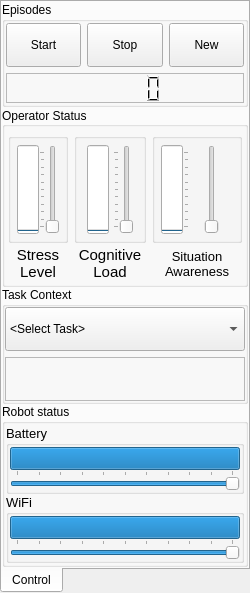
<?xml version="1.0" encoding="UTF-8"?>
<ui version="4.0">
 <class>AUIParameters</class>
 <widget class="QDockWidget" name="AUIParameters">
  <property name="geometry">
   <rect>
    <x>0</x>
    <y>0</y>
    <width>250</width>
    <height>593</height>
   </rect>
  </property>
  <property name="sizePolicy">
   <sizepolicy hsizetype="Fixed" vsizetype="Preferred">
    <horstretch>0</horstretch>
    <verstretch>0</verstretch>
   </sizepolicy>
  </property>
  <property name="minimumSize">
   <size>
    <width>250</width>
    <height>593</height>
   </size>
  </property>
  <property name="maximumSize">
   <size>
    <width>250</width>
    <height>524287</height>
   </size>
  </property>
  <property name="baseSize">
   <size>
    <width>250</width>
    <height>0</height>
   </size>
  </property>
  <property name="features">
   <set>QDockWidget::AllDockWidgetFeatures</set>
  </property>
  <property name="windowTitle">
   <string>AUI Parameters</string>
  </property>
  <widget class="QWidget" name="AUIParams">
   <layout class="QVBoxLayout" name="verticalLayout">
    <property name="spacing">
     <number>0</number>
    </property>
    <property name="margin">
     <number>0</number>
    </property>
    <item>
     <widget class="QTabWidget" name="contents">
      <property name="maximumSize">
       <size>
        <width>16777215</width>
        <height>16777215</height>
       </size>
      </property>
      <property name="tabPosition">
       <enum>QTabWidget::South</enum>
      </property>
      <property name="currentIndex">
       <number>0</number>
      </property>
      <widget class="QWidget" name="Tab1">
       <attribute name="title">
        <string>Control</string>
       </attribute>
       <layout class="QVBoxLayout" name="tab1Layout">
        <property name="spacing">
         <number>0</number>
        </property>
        <property name="margin">
         <number>0</number>
        </property>
        <item>
         <widget class="QGroupBox" name="episodes">
          <property name="sizePolicy">
           <sizepolicy hsizetype="Preferred" vsizetype="Minimum">
            <horstretch>0</horstretch>
            <verstretch>0</verstretch>
           </sizepolicy>
          </property>
          <property name="maximumSize">
           <size>
            <width>16777215</width>
            <height>16777215</height>
           </size>
          </property>
          <property name="title">
           <string>Episodes</string>
          </property>
          <layout class="QGridLayout" name="episodesLayout">
           <property name="margin">
            <number>1</number>
           </property>
           <item row="1" column="0" alignment="Qt::AlignHCenter|Qt::AlignVCenter">
            <widget class="QPushButton" name="startEpisodeButton">
             <property name="minimumSize">
              <size>
               <width>44</width>
               <height>44</height>
              </size>
             </property>
             <property name="text">
              <string>Start</string>
             </property>
             <property name="checkable">
              <bool>false</bool>
             </property>
             <property name="flat">
              <bool>false</bool>
             </property>
            </widget>
           </item>
           <item row="1" column="2" alignment="Qt::AlignHCenter|Qt::AlignVCenter">
            <widget class="QPushButton" name="resetEpisodeButton">
             <property name="minimumSize">
              <size>
               <width>44</width>
               <height>44</height>
              </size>
             </property>
             <property name="autoFillBackground">
              <bool>false</bool>
             </property>
             <property name="text">
              <string>New</string>
             </property>
             <property name="autoDefault">
              <bool>true</bool>
             </property>
             <property name="default">
              <bool>false</bool>
             </property>
             <property name="flat">
              <bool>false</bool>
             </property>
            </widget>
           </item>
           <item row="1" column="1" alignment="Qt::AlignHCenter|Qt::AlignVCenter">
            <widget class="QPushButton" name="stopEpisodeButton">
             <property name="minimumSize">
              <size>
               <width>44</width>
               <height>44</height>
              </size>
             </property>
             <property name="text">
              <string>Stop</string>
             </property>
             <property name="checkable">
              <bool>false</bool>
             </property>
            </widget>
           </item>
           <item row="2" column="0" colspan="3">
            <widget class="QLCDNumber" name="episodeTimer">
             <property name="minimumSize">
              <size>
               <width>60</width>
               <height>30</height>
              </size>
             </property>
             <property name="maximumSize">
              <size>
               <width>16777215</width>
               <height>44</height>
              </size>
             </property>
             <property name="frameShape">
              <enum>QFrame::StyledPanel</enum>
             </property>
             <property name="frameShadow">
              <enum>QFrame::Plain</enum>
             </property>
            </widget>
           </item>
          </layout>
         </widget>
        </item>
        <item>
         <widget class="QGroupBox" name="userStatus">
          <property name="sizePolicy">
           <sizepolicy hsizetype="Preferred" vsizetype="Minimum">
            <horstretch>0</horstretch>
            <verstretch>0</verstretch>
           </sizepolicy>
          </property>
          <property name="maximumSize">
           <size>
            <width>16777215</width>
            <height>250</height>
           </size>
          </property>
          <property name="baseSize">
           <size>
            <width>0</width>
            <height>200</height>
           </size>
          </property>
          <property name="layoutDirection">
           <enum>Qt::LeftToRight</enum>
          </property>
          <property name="title">
           <string>Operator Status</string>
          </property>
          <property name="alignment">
           <set>Qt::AlignLeading|Qt::AlignLeft|Qt::AlignVCenter</set>
          </property>
          <layout class="QGridLayout" name="userStatusLayout">
           <property name="leftMargin">
            <number>3</number>
           </property>
           <property name="topMargin">
            <number>6</number>
           </property>
           <property name="rightMargin">
            <number>3</number>
           </property>
           <property name="bottomMargin">
            <number>3</number>
           </property>
           <property name="horizontalSpacing">
            <number>6</number>
           </property>
           <property name="verticalSpacing">
            <number>3</number>
           </property>
           <item row="0" column="2">
            <widget class="QGroupBox" name="situationAwareness">
             <property name="maximumSize">
              <size>
               <width>16777215</width>
               <height>200</height>
              </size>
             </property>
             <property name="title">
              <string/>
             </property>
             <layout class="QHBoxLayout" name="horizontalLayout_3">
              <property name="spacing">
               <number>0</number>
              </property>
              <property name="margin">
               <number>6</number>
              </property>
              <item>
               <widget class="QProgressBar" name="saLevel">
                <property name="sizePolicy">
                 <sizepolicy hsizetype="Fixed" vsizetype="Minimum">
                  <horstretch>0</horstretch>
                  <verstretch>0</verstretch>
                 </sizepolicy>
                </property>
                <property name="maximum">
                 <number>10</number>
                </property>
                <property name="value">
                 <number>0</number>
                </property>
                <property name="orientation">
                 <enum>Qt::Vertical</enum>
                </property>
               </widget>
              </item>
              <item>
               <widget class="QSlider" name="saSlider">
                <property name="sizePolicy">
                 <sizepolicy hsizetype="Minimum" vsizetype="Minimum">
                  <horstretch>0</horstretch>
                  <verstretch>0</verstretch>
                 </sizepolicy>
                </property>
                <property name="maximum">
                 <number>10</number>
                </property>
                <property name="orientation">
                 <enum>Qt::Vertical</enum>
                </property>
                <property name="invertedControls">
                 <bool>false</bool>
                </property>
                <property name="tickPosition">
                 <enum>QSlider::TicksAbove</enum>
                </property>
                <property name="tickInterval">
                 <number>1</number>
                </property>
               </widget>
              </item>
             </layout>
            </widget>
           </item>
           <item row="0" column="1">
            <widget class="QGroupBox" name="cgnitiveLoad">
             <property name="maximumSize">
              <size>
               <width>16777215</width>
               <height>200</height>
              </size>
             </property>
             <property name="title">
              <string/>
             </property>
             <layout class="QHBoxLayout" name="horizontalLayout_2">
              <property name="spacing">
               <number>0</number>
              </property>
              <property name="margin">
               <number>6</number>
              </property>
              <item>
               <widget class="QProgressBar" name="cognitiveLoadLevel">
                <property name="sizePolicy">
                 <sizepolicy hsizetype="Fixed" vsizetype="Minimum">
                  <horstretch>0</horstretch>
                  <verstretch>0</verstretch>
                 </sizepolicy>
                </property>
                <property name="maximum">
                 <number>10</number>
                </property>
                <property name="value">
                 <number>0</number>
                </property>
                <property name="orientation">
                 <enum>Qt::Vertical</enum>
                </property>
               </widget>
              </item>
              <item>
               <widget class="QSlider" name="cognitiveLoadSlider">
                <property name="sizePolicy">
                 <sizepolicy hsizetype="Fixed" vsizetype="Minimum">
                  <horstretch>0</horstretch>
                  <verstretch>0</verstretch>
                 </sizepolicy>
                </property>
                <property name="maximum">
                 <number>10</number>
                </property>
                <property name="orientation">
                 <enum>Qt::Vertical</enum>
                </property>
                <property name="tickPosition">
                 <enum>QSlider::TicksAbove</enum>
                </property>
                <property name="tickInterval">
                 <number>1</number>
                </property>
               </widget>
              </item>
             </layout>
            </widget>
           </item>
           <item row="1" column="0">
            <widget class="QLabel" name="stressLabel">
             <property name="font">
              <font>
               <pointsize>11</pointsize>
              </font>
             </property>
             <property name="text">
              <string>Stress Level</string>
             </property>
             <property name="alignment">
              <set>Qt::AlignCenter</set>
             </property>
             <property name="wordWrap">
              <bool>true</bool>
             </property>
            </widget>
           </item>
           <item row="1" column="1">
            <widget class="QLabel" name="cognitiveLoadLabel">
             <property name="font">
              <font>
               <pointsize>11</pointsize>
              </font>
             </property>
             <property name="text">
              <string>Cognitive Load</string>
             </property>
             <property name="alignment">
              <set>Qt::AlignCenter</set>
             </property>
             <property name="wordWrap">
              <bool>true</bool>
             </property>
            </widget>
           </item>
           <item row="1" column="2">
            <widget class="QLabel" name="saLabel">
             <property name="font">
              <font>
               <pointsize>10</pointsize>
              </font>
             </property>
             <property name="text">
              <string>Situation Awareness</string>
             </property>
             <property name="scaledContents">
              <bool>true</bool>
             </property>
             <property name="alignment">
              <set>Qt::AlignCenter</set>
             </property>
             <property name="wordWrap">
              <bool>true</bool>
             </property>
            </widget>
           </item>
           <item row="0" column="0">
            <widget class="QGroupBox" name="stress">
             <property name="maximumSize">
              <size>
               <width>16777215</width>
               <height>200</height>
              </size>
             </property>
             <property name="inputMethodHints">
              <set>Qt::ImhNone</set>
             </property>
             <property name="title">
              <string/>
             </property>
             <property name="alignment">
              <set>Qt::AlignCenter</set>
             </property>
             <property name="flat">
              <bool>false</bool>
             </property>
             <property name="checkable">
              <bool>false</bool>
             </property>
             <layout class="QHBoxLayout" name="horizontalLayout">
              <property name="spacing">
               <number>0</number>
              </property>
              <property name="margin">
               <number>6</number>
              </property>
              <item>
               <widget class="QProgressBar" name="stressLevel">
                <property name="sizePolicy">
                 <sizepolicy hsizetype="Fixed" vsizetype="Minimum">
                  <horstretch>0</horstretch>
                  <verstretch>0</verstretch>
                 </sizepolicy>
                </property>
                <property name="mouseTracking">
                 <bool>true</bool>
                </property>
                <property name="maximum">
                 <number>10</number>
                </property>
                <property name="value">
                 <number>0</number>
                </property>
                <property name="alignment">
                 <set>Qt::AlignCenter</set>
                </property>
                <property name="orientation">
                 <enum>Qt::Vertical</enum>
                </property>
               </widget>
              </item>
              <item>
               <widget class="QSlider" name="stressSlider">
                <property name="sizePolicy">
                 <sizepolicy hsizetype="Fixed" vsizetype="Minimum">
                  <horstretch>0</horstretch>
                  <verstretch>0</verstretch>
                 </sizepolicy>
                </property>
                <property name="maximum">
                 <number>10</number>
                </property>
                <property name="orientation">
                 <enum>Qt::Vertical</enum>
                </property>
                <property name="tickPosition">
                 <enum>QSlider::TicksAbove</enum>
                </property>
                <property name="tickInterval">
                 <number>1</number>
                </property>
               </widget>
              </item>
             </layout>
            </widget>
           </item>
          </layout>
         </widget>
        </item>
        <item>
         <widget class="QGroupBox" name="taskContext">
          <property name="sizePolicy">
           <sizepolicy hsizetype="Minimum" vsizetype="Minimum">
            <horstretch>0</horstretch>
            <verstretch>0</verstretch>
           </sizepolicy>
          </property>
          <property name="maximumSize">
           <size>
            <width>16777215</width>
            <height>16777215</height>
           </size>
          </property>
          <property name="title">
           <string>Task Context</string>
          </property>
          <layout class="QVBoxLayout" name="taskLayout">
           <property name="margin">
            <number>0</number>
           </property>
           <item>
            <widget class="QComboBox" name="currentContext">
             <property name="minimumSize">
              <size>
               <width>0</width>
               <height>44</height>
              </size>
             </property>
             <property name="sizeAdjustPolicy">
              <enum>QComboBox::AdjustToContents</enum>
             </property>
             <property name="frame">
              <bool>true</bool>
             </property>
             <item>
              <property name="text">
               <string>&lt;Select Task&gt;</string>
              </property>
             </item>
             <item>
              <property name="text">
               <string>Forward navigation</string>
              </property>
             </item>
             <item>
              <property name="text">
               <string>Backward navigation</string>
              </property>
             </item>
             <item>
              <property name="text">
               <string>Camera inspection</string>
              </property>
             </item>
             <item>
              <property name="text">
               <string>Map review</string>
              </property>
             </item>
             <item>
              <property name="text">
               <string>New screenshot</string>
              </property>
             </item>
            </widget>
           </item>
           <item>
            <widget class="QLabel" name="currentWidget">
             <property name="minimumSize">
              <size>
               <width>0</width>
               <height>44</height>
              </size>
             </property>
             <property name="maximumSize">
              <size>
               <width>16777215</width>
               <height>44</height>
              </size>
             </property>
             <property name="frameShape">
              <enum>QFrame::StyledPanel</enum>
             </property>
             <property name="frameShadow">
              <enum>QFrame::Raised</enum>
             </property>
             <property name="text">
              <string>&lt;No Widget&gt;</string>
             </property>
            </widget>
           </item>
          </layout>
         </widget>
        </item>
        <item>
         <widget class="QGroupBox" name="robotStatus">
          <property name="maximumSize">
           <size>
            <width>16777215</width>
            <height>16777215</height>
           </size>
          </property>
          <property name="title">
           <string>Robot status</string>
          </property>
          <layout class="QVBoxLayout" name="AUIStatusLayout">
           <property name="spacing">
            <number>0</number>
           </property>
           <property name="margin">
            <number>1</number>
           </property>
           <item>
            <widget class="QGroupBox" name="AUIbatteryLevel">
             <property name="sizePolicy">
              <sizepolicy hsizetype="Preferred" vsizetype="Minimum">
               <horstretch>0</horstretch>
               <verstretch>0</verstretch>
              </sizepolicy>
             </property>
             <property name="font">
              <font>
               <pointsize>10</pointsize>
              </font>
             </property>
             <property name="title">
              <string>Battery</string>
             </property>
             <property name="flat">
              <bool>true</bool>
             </property>
             <layout class="QVBoxLayout" name="AUIbatteryLayout">
              <property name="spacing">
               <number>0</number>
              </property>
              <property name="margin">
               <number>1</number>
              </property>
              <item>
               <widget class="CProgressBar" name="AUIbattery">
                <property name="mouseTracking">
                 <bool>true</bool>
                </property>
                <property name="value">
                 <number>100</number>
                </property>
                <property name="textVisible">
                 <bool>false</bool>
                </property>
               </widget>
              </item>
              <item>
               <widget class="QSlider" name="batterySlider">
                <property name="maximum">
                 <number>100</number>
                </property>
                <property name="value">
                 <number>100</number>
                </property>
                <property name="orientation">
                 <enum>Qt::Horizontal</enum>
                </property>
                <property name="tickPosition">
                 <enum>QSlider::TicksAbove</enum>
                </property>
                <property name="tickInterval">
                 <number>10</number>
                </property>
               </widget>
              </item>
             </layout>
            </widget>
           </item>
           <item>
            <widget class="QGroupBox" name="AUIwifiLevel">
             <property name="sizePolicy">
              <sizepolicy hsizetype="Preferred" vsizetype="Minimum">
               <horstretch>0</horstretch>
               <verstretch>0</verstretch>
              </sizepolicy>
             </property>
             <property name="font">
              <font>
               <pointsize>10</pointsize>
              </font>
             </property>
             <property name="title">
              <string>WiFi</string>
             </property>
             <property name="flat">
              <bool>true</bool>
             </property>
             <layout class="QVBoxLayout" name="AUIwifiLayout">
              <property name="spacing">
               <number>0</number>
              </property>
              <property name="margin">
               <number>1</number>
              </property>
              <item>
               <widget class="CProgressBar" name="AUIwifi">
                <property name="mouseTracking">
                 <bool>true</bool>
                </property>
                <property name="value">
                 <number>100</number>
                </property>
                <property name="alignment">
                 <set>Qt::AlignCenter</set>
                </property>
                <property name="textVisible">
                 <bool>false</bool>
                </property>
                <property name="textDirection">
                 <enum>QProgressBar::TopToBottom</enum>
                </property>
               </widget>
              </item>
              <item>
               <widget class="QSlider" name="wifiSlider">
                <property name="maximum">
                 <number>100</number>
                </property>
                <property name="value">
                 <number>100</number>
                </property>
                <property name="orientation">
                 <enum>Qt::Horizontal</enum>
                </property>
                <property name="tickPosition">
                 <enum>QSlider::TicksAbove</enum>
                </property>
                <property name="tickInterval">
                 <number>10</number>
                </property>
               </widget>
              </item>
             </layout>
            </widget>
           </item>
          </layout>
         </widget>
        </item>
       </layout>
      </widget>
     </widget>
    </item>
   </layout>
  </widget>
 </widget>
 <customwidgets>
  <customwidget>
   <class>CProgressBar</class>
   <extends>QProgressBar</extends>
   <header>ColorProgressBar</header>
  </customwidget>
 </customwidgets>
 <resources/>
 <connections>
  <connection>
   <sender>wifiSlider</sender>
   <signal>valueChanged(int)</signal>
   <receiver>AUIwifi</receiver>
   <slot>setValue(int)</slot>
   <hints>
    <hint type="sourcelabel">
     <x>236</x>
     <y>676</y>
    </hint>
    <hint type="destinationlabel">
     <x>236</x>
     <y>652</y>
    </hint>
   </hints>
  </connection>
  <connection>
   <sender>batterySlider</sender>
   <signal>valueChanged(int)</signal>
   <receiver>AUIbattery</receiver>
   <slot>setValue(int)</slot>
   <hints>
    <hint type="sourcelabel">
     <x>142</x>
     <y>610</y>
    </hint>
    <hint type="destinationlabel">
     <x>146</x>
     <y>586</y>
    </hint>
   </hints>
  </connection>
  <connection>
   <sender>cognitiveLoadSlider</sender>
   <signal>valueChanged(int)</signal>
   <receiver>cognitiveLoadLevel</receiver>
   <slot>setValue(int)</slot>
   <hints>
    <hint type="sourcelabel">
     <x>149</x>
     <y>358</y>
    </hint>
    <hint type="destinationlabel">
     <x>120</x>
     <y>358</y>
    </hint>
   </hints>
  </connection>
  <connection>
   <sender>stressSlider</sender>
   <signal>valueChanged(int)</signal>
   <receiver>stressLevel</receiver>
   <slot>setValue(int)</slot>
   <hints>
    <hint type="sourcelabel">
     <x>70</x>
     <y>358</y>
    </hint>
    <hint type="destinationlabel">
     <x>41</x>
     <y>358</y>
    </hint>
   </hints>
  </connection>
  <connection>
   <sender>saSlider</sender>
   <signal>valueChanged(int)</signal>
   <receiver>saLevel</receiver>
   <slot>setValue(int)</slot>
   <hints>
    <hint type="sourcelabel">
     <x>213</x>
     <y>244</y>
    </hint>
    <hint type="destinationlabel">
     <x>183</x>
     <y>246</y>
    </hint>
   </hints>
  </connection>
 </connections>
</ui>
